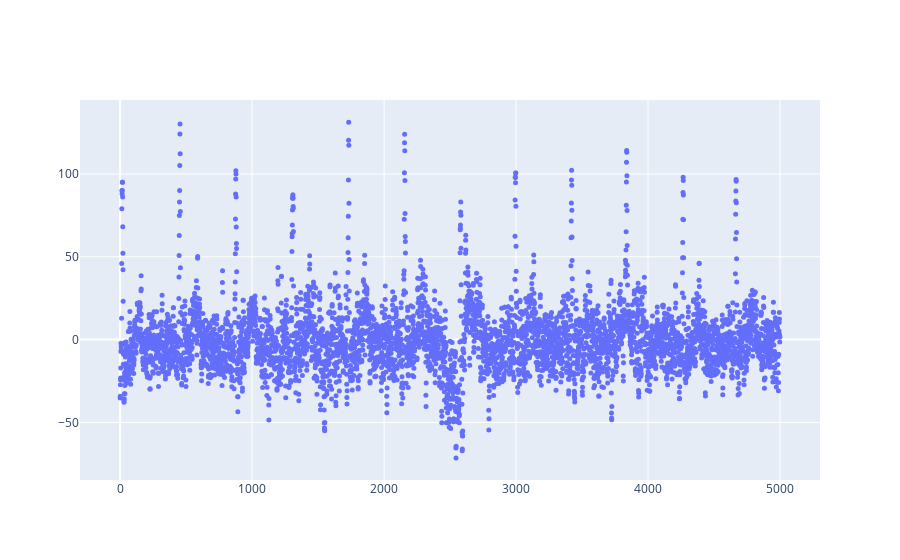

The cell this chart's notebook holds for it:
### Code cell
import plotly.graph_objs as go 

go.Figure(go.Scatter(y=time_series[channel], mode="markers", marker=dict(size=5)))

### Figure 1 — Plotly figure (JSON) as saved in the notebook; plotly's stock layout.template omitted (floating-point values rounded to 4 significant figures; data arrays with more than 128 entries replaced by an {"elided": "..."} marker saying what was removed)
{"data": [{"marker": {"size": 5}, "mode": "markers", "type": "scatter", "y": {"elided": "5000 float values"}}], "layout": {}}
